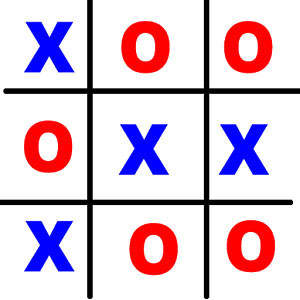
%> input picture rsc/jogo1.jpg, 300 x 300 px
$ octave --eval "result = pre_proc(imread('rsc/jogo1.jpg'));"   (GNU Octave 9; MATLAB toolbox functions it lacks are replaced by stand-ins)
%> lines starting %> are read from the running program, lines starting %| are printed output that depends on the picture; in (x1, y1, x2, y2) boxes, pixels count from 0 and x2, y2 are one past the last pixel; in counts of white or black regions, pixels touching at a corner belong together; the program's own positions count from 1
function [ out ] = pre_proc( I )
%PROC Summary of this function goes here
%   Detailed explanation goes here

original = I;
%> original is the input picture: size 300x300x3 uint8; mean R, G, B 219.8, 197.8, 213.4

% To gray
I = rgb2gray(I);
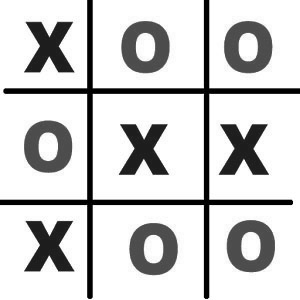
%> I: size 300x300 uint8; min 0, max 255, mean 206.2
BIN = I;
% imshow(I);

% Binariza
BIN = im2bw(BIN);
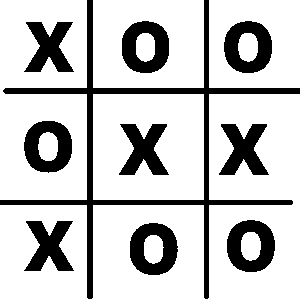
%> BIN: size 300x300 logical; 77.8% white; 10 black regions, largest, box (x1, y1, x2, y2) and area: (0, 0, 300, 299) 6403, (130, 223, 178, 275) 1568, (122, 21, 169, 73) 1562

% Inverte pra melhor visualizar
BIN = ~BIN;
I = BIN;

background = imerode(I,strel('line',30,90));
%> background: size 300x300 logical; 5.5% white; 20 white regions, largest, box (x1, y1, x2, y2) and area: (87, 0, 93, 284) 1702, (204, 0, 209, 284) 1418, (155, 38, 166, 56) 133
% figure, imshow(background);

Z = I - background;
%> Z: size 300x300 double; values 0 (black) and 1 (white), 16.6% white; 17 white regions, largest, box (x1, y1, x2, y2) and area: (130, 223, 178, 275) 1324, (224, 21, 272, 73) 1317, (227, 220, 275, 272) 1316

background = imerode(I,strel('line',30,0));
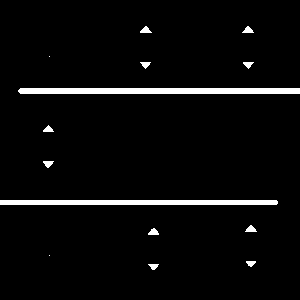
%> background: size 300x300 logical; 3.9% white; 14 white regions (2 under 20 px), largest, box (x1, y1, x2, y2) and area: (18, 88, 300, 94) 1686, (0, 200, 278, 205) 1388, (245, 225, 257, 232) 52
% figure, imshow(background);

Z = Z - background;
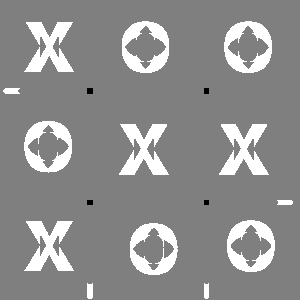
%> Z: size 300x300 double; min -1, max 1, mean 0.127; drawn with min black and max white

BIN = bwareaopen(Z,200);
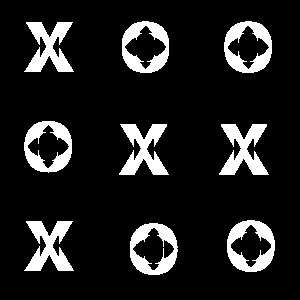
%> BIN: size 300x300 logical; 12.5% white; 9 white regions, largest, box (x1, y1, x2, y2) and area: (219, 124, 269, 175) 1285, (119, 124, 169, 175) 1284, (24, 22, 74, 72) 1272

COLUNA = 2;
LINHA  = 1;
%%% Strel
STREL = 4;
se = strel('disk',STREL);

% % Original
% figure,
% subplot(LINHA,COLUNA,1), imshow(original), title('orig');

bw = imclose(BIN,se);
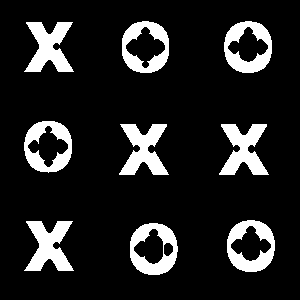
%> bw: size 300x300 logical; 13.4% white; 9 white regions, largest, box (x1, y1, x2, y2) and area: (24, 22, 74, 72) 1409, (24, 221, 74, 271) 1408, (219, 124, 269, 175) 1403
I = imfill(bw,'holes');
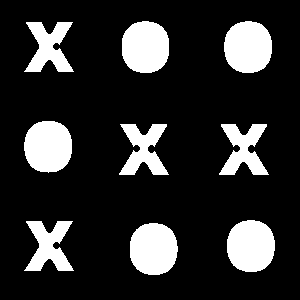
%> I: size 300x300 logical; 17.6% white; 9 white regions, largest, box (x1, y1, x2, y2) and area: (130, 223, 178, 275) 2039, (224, 21, 272, 73) 2036, (227, 220, 275, 272) 2036
I = bwareaopen(I,40);
% subplot(LINHA,COLUNA,2), imshow(I), title('close');

out = I;
end

$ run again, on rsc/jogo2.jpg
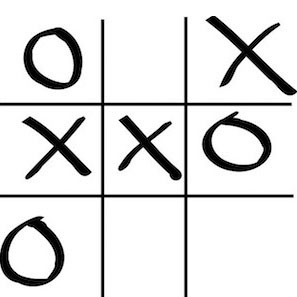
%> input picture rsc/jogo2.jpg, 297 x 297 px
%> in pre_proc, original is the input picture: size 297x297x3 uint8; min 0, max 255, mean 223
%> in pre_proc, `BIN = im2bw(BIN);`:
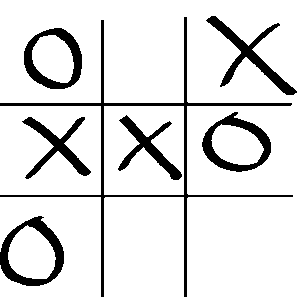
%> BIN: size 297x297 logical; 87.7% white; 7 black regions, largest, box (x1, y1, x2, y2) and area: (0, 17, 293, 297) 3106, (206, 16, 297, 95) 1447, (0, 216, 64, 286) 1429
%> bw: size 297x297 logical; 8.7% white; 6 white regions, box (x1, y1, x2, y2) and area: (206, 16, 297, 95) 1455, (0, 216, 64, 286) 1406, (202, 112, 271, 172) 1308, (24, 28, 82, 89) 1267, (22, 117, 91, 179) 1177, (118, 115, 182, 180) 1103
%> in pre_proc, `I = imfill(bw,'holes');`:
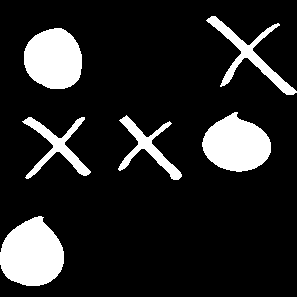
%> I: size 297x297 logical; 14.5% white; 6 white regions, box (x1, y1, x2, y2) and area: (0, 216, 64, 286) 3329, (202, 112, 271, 172) 2888, (24, 28, 82, 89) 2813, (206, 16, 297, 95) 1455, (22, 117, 91, 179) 1177, (118, 115, 182, 180) 1103

$ run again, on rsc/jogo3.jpg
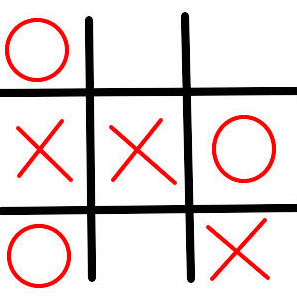
%> input picture rsc/jogo3.jpg, 297 x 297 px
%> in pre_proc, original is the input picture: size 297x297x3 uint8; mean R, G, B 227.4, 216.2, 216.1
%> in pre_proc, `BIN = im2bw(BIN);`:
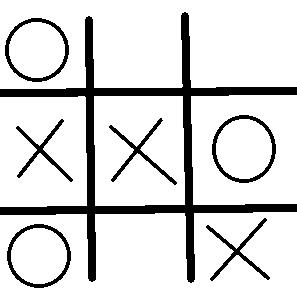
%> BIN: size 297x297 logical; 85.5% white; 7 black regions, largest, box (x1, y1, x2, y2) and area: (0, 12, 297, 283) 8855, (212, 115, 276, 183) 742, (5, 18, 69, 82) 721
%> bw: size 297x297 logical; 4.5% white; 6 white regions, box (x1, y1, x2, y2) and area: (212, 115, 276, 183) 742, (5, 18, 69, 82) 721, (7, 224, 71, 288) 716, (109, 118, 177, 185) 626, (206, 218, 270, 281) 615, (16, 119, 73, 182) 564
%> in pre_proc, `I = imfill(bw,'holes');`:
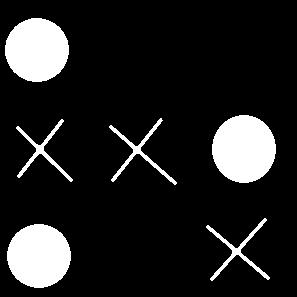
%> I: size 297x297 logical; 13.2% white; 6 white regions, box (x1, y1, x2, y2) and area: (212, 115, 276, 183) 3405, (5, 18, 69, 82) 3200, (7, 224, 71, 288) 3196, (109, 118, 177, 185) 626, (206, 218, 270, 281) 615, (16, 119, 73, 182) 564

$ run again, on rsc/jogo4.jpg
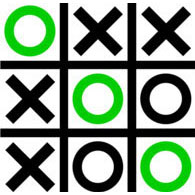
%> input picture rsc/jogo4.jpg, 195 x 195 px
%> in pre_proc, original is the input picture: size 195x195x3 uint8; mean R, G, B 139.6, 158.8, 139.5
%> bw: size 195x195 logical; 27% white; 9 white regions, largest, box (x1, y1, x2, y2) and area: (73, 7, 123, 56) 1221, (6, 74, 55, 124) 1221, (142, 7, 191, 56) 1219
%> in pre_proc, `I = imfill(bw,'holes');`:
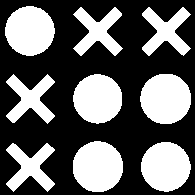
%> I: size 195x195 logical; 38.6% white; 9 white regions, largest, box (x1, y1, x2, y2) and area: (140, 74, 191, 124) 2029, (73, 141, 123, 192) 2025, (5, 6, 55, 56) 1929
